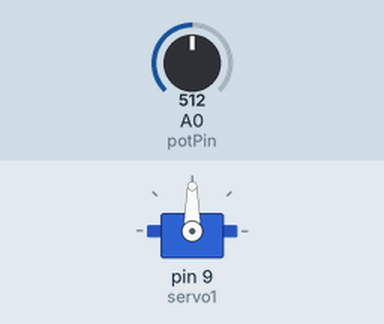
Simulated run of this sketch. Board: Arduino Uno, built with avr-gcc and run on an emulated ATmega328P. Shown: servo. Inputs (shaded band) come from the test bench; at power-on: A0 (potPin) = 512.

Above: at 1.2 s.
1.3 s: A0 (potPin) set to 716
At 2.2 s:
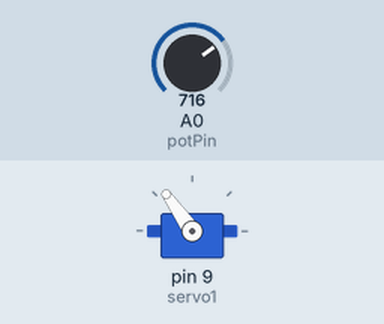
2.8 s: A0 (potPin) set to 900
At 3.2 s:
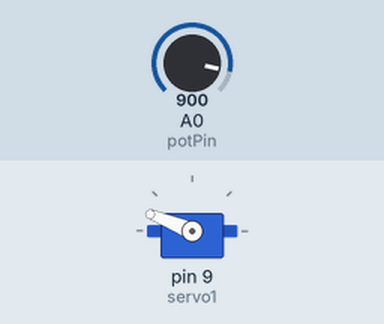
4.3 s: A0 (potPin) set to 1023
At 5.4 s:
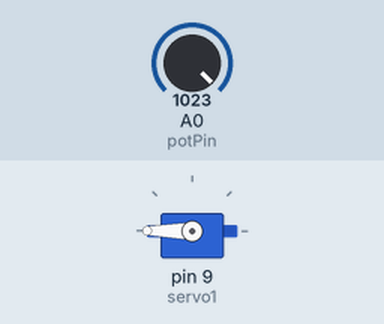
5.8 s: A0 (potPin) set to 306
At 6.4 s:
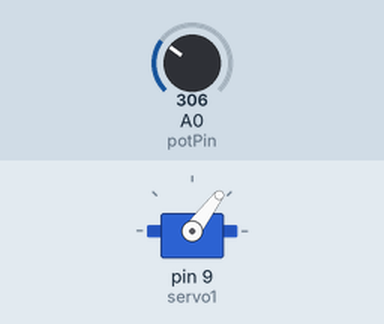
7.3 s: A0 (potPin) set to 122
At 8.6 s:
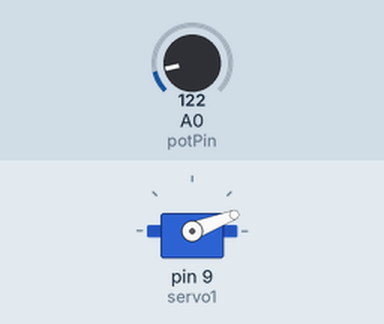
Timing chart, 0 to 9.8 s (numbered marks = the images above; inputs shaded):
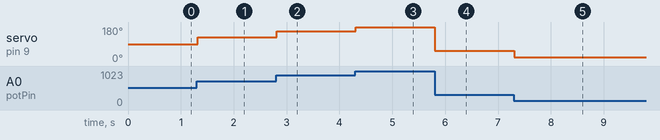

Measured:
- after the input at 1.3 s, servo on pin 9 (servo1): 90° → 125° at once
- after the input at 2.8 s, servo on pin 9 (servo1): 125° → 158° at once
- after the input at 4.3 s, servo on pin 9 (servo1): 158° → 180° at once
- after the input at 5.8 s, servo on pin 9 (servo1): 180° → 53° at once
- after the input at 7.3 s, servo on pin 9 (servo1): 53° → 21° at once

The sketch:

servo_potansiyometer.ino
```cpp
#include <Servo.h>
int potPin = A0;
Servo servo1;
int pos = 0;
void setup() {
  servo1.attach(9);
}
void loop() {
  pos = analogRead(potPin);
  pos = map(pos, 0, 1023, 0, 180);
  servo1.write(pos);
  delay(20);
}
```
